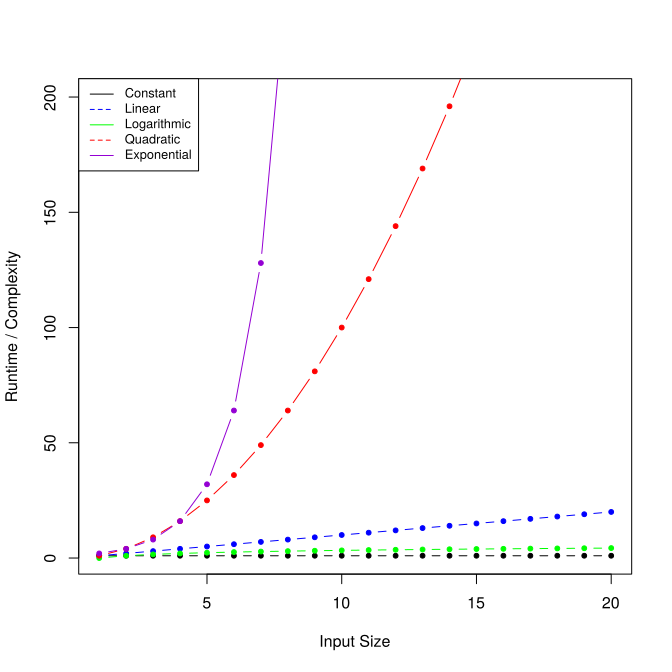

Reproduce this figure in R.
x <- 1:20
constant <- rep(1, 20)
linear <- 1:20
logarithmic <- log2(x)
quadratic <- x ^ 2
exponential <- 2 ^ x

svg("comparison.svg")

plot(x, constant, col = "black", type = "b", xlab = "Input Size", ylab = "Runtime / Complexity", pch = 20, xlim=c(1, 20), ylim=c(1, 200))
lines(x, linear, col = "blue", type = "b", pch = 20)
lines(x, logarithmic, col = "green", type = "b", pch = 20)
lines(x, quadratic, col = "red", type = "b", pch = 20)
lines(x, exponential, col = "darkviolet", type = "b", pch = 20)

legend("topleft", legend=c("Constant", "Linear", "Logarithmic", "Quadratic", "Exponential"), col=c("black", "blue", "green", "red", "darkviolet"), lty = 1:2, cex=0.8)
